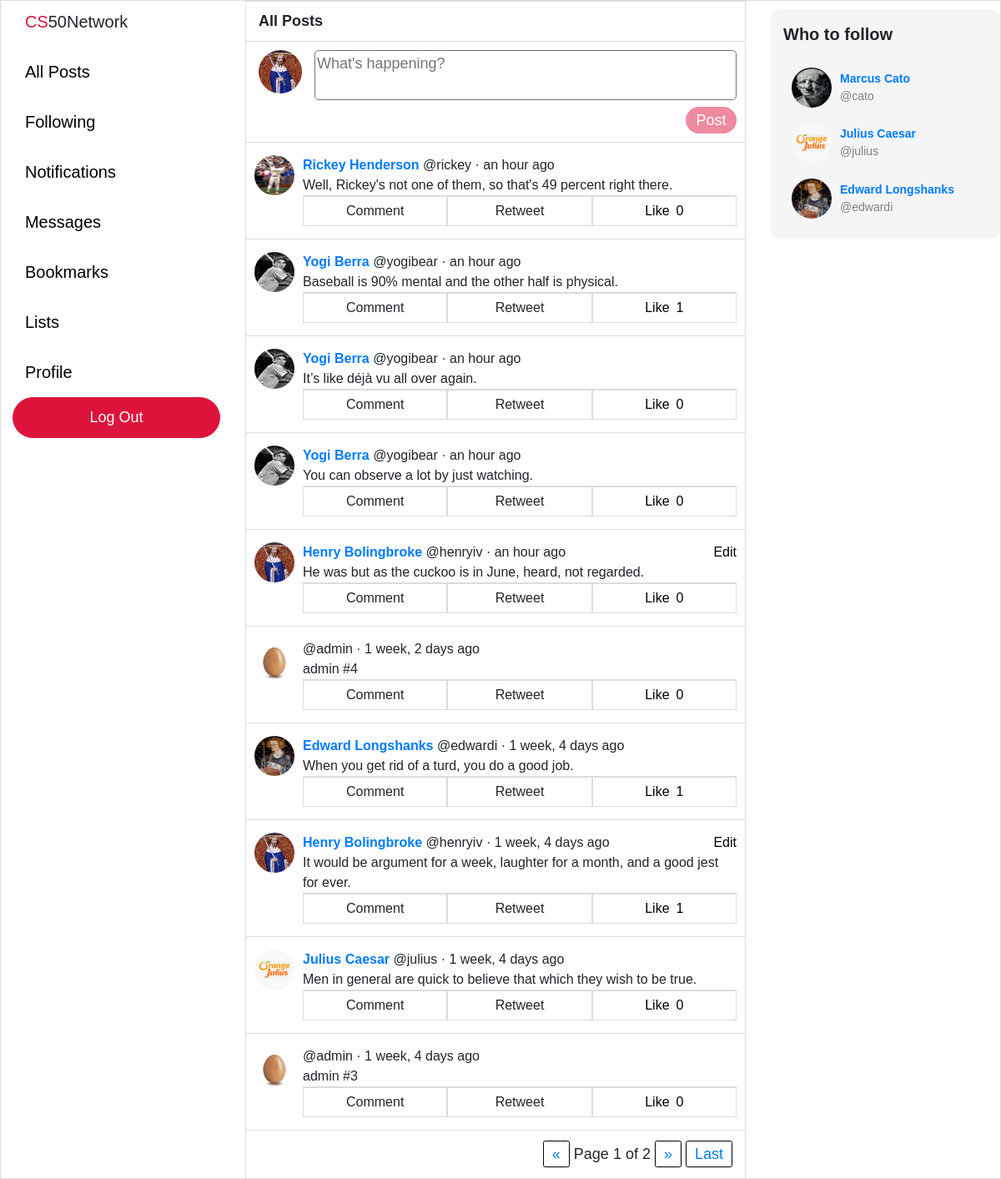
Page / (signed in) on the committed database.
### network/models.py (models this page shows, shortened)
class User(AbstractUser):
    pass
    bio = models.TextField(blank=True, max_length=160)
    profile_picture = models.ImageField(default="default.jpeg", upload_to="profile_pictures")

class Post(models.Model):
    user = models.ForeignKey("User", on_delete=models.CASCADE, related_name="posts")
    body = models.TextField(blank=True, max_length=280)
    likes = models.ManyToManyField("User", blank=True, related_name="likes")
    timestamp = models.DateTimeField(auto_now_add=True)
    def get_time(self):
        return humanize.naturaltime(self.timestamp)
    def total_likes(self):
        return self.likes.count()

### network/views.py (the view)
# urls.py: path("", views.index, name="index"),
def index(request):
    posts = Post.objects.all().order_by('-timestamp')
    paginator = Paginator(posts, 10)
    page_number = request.GET.get('page')
    page_obj = paginator.get_page(page_number)
    if request.user.is_anonymous:
        context = {"page_obj": page_obj}
    else:
        context = {
        "page_obj": page_obj,
        "recommend_follow": recommend_follow(request),
    }
    return render(request, "network/index.html", context)

### network/views.py (called while the page is built)
def recommend_follow(request):
    current_user = User.objects.get(username=request.user)
    not_following = User.objects.exclude(
        followers__user=current_user
    ).exclude(username=current_user)
    if len(not_following) > 3: sample_size = 3
    else: sample_size = len(not_following)
    not_following = random.sample(list(not_following), sample_size)
    return not_following

### network/templates/network/index.html (shortened to what this page needs)
{% extends "network/layout.html" %}
{% block body %}
    <div class="page-title">All Posts</div>
    {% if user.is_authenticated %}
    <div class="new-post-outer-container">
    <div class="new-post-container">
        <div class="profile-pic">
            <img src="{{ user.profile_picture.url }}" />
        </div>
    </div>
        <div class="new-post-form">
            <form action="{% url 'add-post' %}" method="POST">
                <textarea maxlength="280" rows="2" name="body" placeholder="What's happening?" required></textarea>
                <div class="submit-container">
                    <input type="submit" value="Post" disabled></input>
                </div>
            </form>
        </div>
    </div>
    {% endif %}
    {% for post in page_obj %}
    <div class="post-outer-container">
        <div class="post-container">
            <div class="profile-pic">
                {% if user.is_authenticated %}
                    <a href="/profile/{{ post.user.username }}">
                        <img src="{{ post.user.profile_picture.url }}" />
                    </a>
                {% else %}
                    <a href="{% url 'login' %}">
                        <img src="{{ post.user.profile_picture.url }}" />
                    </a>
                {% endif %}
            </div>
                <div class="post-body-container">
                    <div class="post-body-top">
                        <div>
                            {% if user.is_authenticated %}
                                <a href="/profile/{{ post.user.username }}"><b>{{ post.user.first_name }} {{ post.user.last_name }}</a> </b> @{{ post.user.username }} · {{ post.get_time }}
                            {% else %}
                                <a href="{% url 'login' %}"><b>{{ post.user.first_name }} {{ post.user.last_name }}</a> </b> @{{ post.user.username }} · {{ post.get_time }}
                            {% endif %}
                    </div>
                    {% if post.user == request.user %}
                    <a class="edit" data-post-id="{{ post.id }}" href="#">Edit</a>
                    {% endif %}
                </div>
                <div class="post-body" data-post-id="{{ post.id }}" data-status="close">
                    <div class="original-post">{{ post.body }}</div>
                </div>
                {% if user.is_authenticated %}
                <div class="post-options">
                    <li>Comment</li>
                    <li>Retweet</li>
                    {% if request.user in post.likes.all %}
                    <li class="like-container" id="liked" title="Unlike" value="{{ post.id }}">
                        <div class="like">Like</div>
                            <div class="like-count">{{ post.total_likes }}</div>
                    </li>
                    {% else %}
                    <li class="like-container" id="not-liked" title="Like" value="{{ post.id }}">
                        <div class="like">Like</div>
                            <div class="like-count">{{ post.total_likes }}</div>
                    </li>
                    {% endif %}
                </div>
                {% endif %}
            </div>
        </div>
    </div>
    {% endfor %}
    <div class="pagination">
        <span class="step-links">
            {% if page_obj.has_previous %}
                <a id="first" href="?page=1">First</a>
                <a id="prev" href="?page={{ page_obj.previous_page_number }}">&laquo;</a>
            {% else %}
                <a id="prev" href="#" style="pointer-events: none;">&laquo;</a>
            {% endif %}
            <span class="current">
                Page {{ page_obj.number }} of {{ page_obj.paginator.num_pages }}
            </span>
            {% if page_obj.has_next %}
                <a id="next" href="?page={{ page_obj.next_page_number }}">&raquo;</a>
                <a id="last" href="?page={{ page_obj.paginator.num_pages }}">Last</a>
            {% else %}
                <a id="next" href="#" style="pointer-events: none;">&raquo;</a>
            {% endif %}
        </span>
    </div>
{% endblock %}

### network/templates/network/layout.html (shortened to what this page needs)
{% load static %}
<!DOCTYPE html>
<html lang="en">
  <head>
    <link
      rel="stylesheet"
      href="https://stackpath.bootstrapcdn.com/bootstrap/4.4.1/css/bootstrap.min.css"
    />
    <link href="{% static 'network/styles.css' %}" rel="stylesheet" />
  </head>
  <body>
    <div class="left-pane">
      <nav class="navigation-bar">
        <div class="logo">
          <div><span style="color: crimson">CS</span>50Network</div>
        </div>
        <div class="navigation-item-container">
          <div class="navigation-item">
            <a class="navigation-link" href="{% url 'index' %}">All Posts</a>
          </div>
        </div>
        {% if user.is_authenticated %}
        <div class="navigation-item-container">
          <div class="navigation-item">
            <a class="navigation-link" href="{% url 'following' %}"
              >Following</a
            >
          </div>
        </div>
        <div class="navigation-item-container">
          <div class="navigation-item">
            <a class="navigation-link" href="#">Notifications</a>
          </div>
        </div>
        <div class="navigation-item-container">
          <div class="navigation-item">
            <a class="navigation-link" href="#">Messages</a>
          </div>
        </div>
        <div class="navigation-item-container">
          <div class="navigation-item">
            <a class="navigation-link" href="#">Bookmarks</a>
          </div>
        </div>
        <div class="navigation-item-container">
          <div class="navigation-item">
            <a class="navigation-link" href="#">Lists</a>
          </div>
        </div>
        <div class="navigation-item-container">
          <div class="navigation-item">
            <a class="navigation-link" href="/profile/{{ request.user }}"
              >Profile</a
            >
          </div>
        </div>
        {% endif %} {% if user.is_authenticated %}
        <div class="logout">
          <a class="navigation-link" href="{% url 'logout' %}">Log Out</a>
        </div>
        {% endif %}
      </nav>
    </div>
    <div class="body">{% block body %} {% endblock %}</div>
    <div class="right-pane">
      {% if user.is_authenticated %}
      <div class="who-to-follow-container">
        <div class="who-to-follow">
          <p>Who to follow</p>
          {% for user in recommend_follow %}
          <div class="recommend-follow">
            <div class="profile-pic">
              <a href="/profile/{{ user.username }}">
                <img src="{{ user.profile_picture.url }}" />
              </a>
            </div>
            <div class="recommend-user">
              <a href="/profile/{{ user.username }}"
                ><div>{{ user.first_name }} {{ user.last_name }}</div>
              </a>
              <div>@{{ user.username }}</div>
            </div>
          </div>
          {% endfor %}
        </div>
      </div>
      {% endif %}
    </div>
  </body>
</html>

### network/static/network/styles.css (style rules this page uses)
body { border: 1px solid gainsboro; display: grid; font-family: Arial, Helvetica, sans-serif; font-size: 18px; grid-template-columns: 2fr minmax(400px, 600px) 2fr; grid-template-rows: 1fr; height: 100vh; width: 100vw; overflow: hidden; }
.navigation-bar { font-size: 20px; margin-top: 10px; margin-left: auto; margin-right: 30px; max-width: 250px; width: 85%; }
.logo { cursor: default; padding-left: 15px; padding-bottom: 15px; }
.navigation-item-container { display: block; }
.navigation-item a { border-radius: 25px; display: inline-block; margin: 5px 0 5px 0; padding: 10px 15px 10px 15px; transition: background-color 0.15s linear; }
.navigation-link { color: black; }
.logout .navigation-link, .register .navigation-link { color: white; font-size: 18px; }
.logout a, .register a { background-color: crimson; border: 1px solid crimson; border-radius: 25px; display: flex; justify-content: center; padding: 10px 0 10px 0; transition: filter 0.25s; }
.body { border-left: 1px solid gainsboro; border-right: 1px solid gainsboro; overflow: scroll; width: 100%; }
.page-title { background-color: white; border-top: 1px solid gainsboro; border-bottom: 1px solid gainsboro; font-weight: bold; margin-top: auto; margin-bottom: auto; padding: 10px 0px 10px 15px; }
.new-post-outer-container { background-color: white; border-bottom: 1px solid gainsboro; display: flex; }
.new-post-container { margin-left: 15px; margin-top: 10px; }
.new-post-container .profile-pic img { height: 52px; width: 52px; }
.new-post-form { padding: 10px 10px 10px 5px; width: 100%; }
.new-post-form textarea, .post-body textarea { border-radius: 5px; outline: none; resize: none; width: 100%; }
.submit-container { display: block; text-align: end; }
.submit-container input { background-color: crimson; border: none; border-radius: 25px; color: white; filter: opacity(50%); padding: 2.5px 12.5px 2.5px 12.5px; transition: filter 0.25s; }
.post-outer-container { border-bottom: 1px solid gainsboro; padding: 15px 10px 15px 10px; }
.post-container { background-color: white; display: flex; font-size: 16px; height: auto; width: 100%; }
.profile-pic img { border-radius: 100%; height: 48px; margin-right: 10px; width: 48px; }
.post-body-container { width: 100%; }
.post-body-top { display: flex; justify-content: space-between; }
.edit { color: black; }
.post-options { border-top: 1px solid gainsboro; display: flex; justify-content: space-around; }
.post-options li { border: 1px solid gainsboro; list-style: none; padding: 5px 0 5px 0; text-align: center; width: 100%; }
.like-container { display: flex; justify-content: center; }
.like { margin-right: 4px; }
.like-count { margin-left: 4px; }
#not-liked { color: black; }
.right-pane { display: block; justify-content: left; }
.who-to-follow-container { height: 275px; margin-top: 10px; margin-left: 30px; width: 275px; }
.who-to-follow { background-color: whitesmoke; border-radius: 10px; display: grid; grid-template-rows: 0.25fr 1fr 1fr 1fr; height: 100%; padding: 15px; width: 100%; }
.who-to-follow p { font-size: 20px; font-weight: bold; height: 100%; }
.recommend-follow { display: grid; align-items: center; display: flex; font-size: 14px; height: 100%; padding-left: 10px; }
.recommend-user div:nth-child(1) { font-weight: bold; }
.recommend-user div:nth-child(2) { color: gray; }
.pagination { padding: 15px 15px 15px 0px; display: flex; justify-content: flex-end; }
#first, #last, #prev, #next { border: 1px solid black; border-radius: 2.5px; padding: 5px 10px 5px 10px; }

### rows in the picture
User: profile_picture (picture)
Post: user.profile_picture (picture), user.first_name "Rickey", user.last_name "Henderson", user.username "rickey", get_time "an hour ago", body "Well, Rickey's not one of them, so that's 49 percent right there.", total_likes "0"
Post: user.profile_picture (picture), user.first_name "Yogi", user.last_name "Berra", user.username "yogibear", get_time "an hour ago", body "Baseball is 90% mental and the other half is physical.", total_likes "1"
Post: user.profile_picture (picture), user.first_name "Yogi", user.last_name "Berra", user.username "yogibear", get_time "an hour ago", body "It’s like déjà vu all over again.", total_likes "0"
Post: user.profile_picture (picture), user.first_name "Yogi", user.last_name "Berra", user.username "yogibear", get_time "an hour ago", body "You can observe a lot by just watching.", total_likes "0"
Post: user.profile_picture (picture), user.first_name "Henry", user.last_name "Bolingbroke", user.username "henryiv", get_time "an hour ago", body "He was but as the cuckoo is in June, heard, not regarded.", total_likes "0"
Post: user.profile_picture (placeholder picture), user.username "admin", get_time "1 week, 2 days ago", body "admin #4", total_likes "0"
Post: user.profile_picture (picture), user.first_name "Edward", user.last_name "Longshanks", user.username "edwardi", get_time "1 week, 4 days ago", body "When you get rid of a turd, you do a good job.", total_likes "1"
Post: user.profile_picture (picture), user.first_name "Henry", user.last_name "Bolingbroke", user.username "henryiv", get_time "1 week, 4 days ago", body "It would be argument for a week, laughter for a month, and a good jest for ever.", total_likes "1"
Post: user.profile_picture (picture), user.first_name "Julius", user.last_name "Caesar", user.username "julius", get_time "1 week, 4 days ago", body "Men in general are quick to believe that which they wish to be true.", total_likes "0"
Post: user.profile_picture (placeholder picture), user.username "admin", get_time "1 week, 4 days ago", body "admin #3", total_likes "0"
User: profile_picture (picture), first_name "Marcus", last_name "Cato", username "cato"
User: profile_picture (picture), first_name "Julius", last_name "Caesar", username "julius"
User: profile_picture (picture), first_name "Edward", last_name "Longshanks", username "edwardi"

### other values in the picture
{{ page_obj.number }} "1"
{{ page_obj.paginator.num_pages }} "2"
